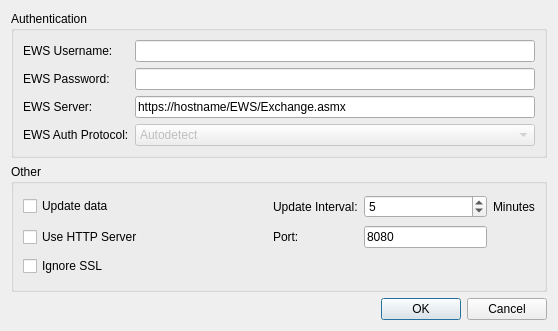
<?xml version="1.0" encoding="UTF-8"?>
<ui version="4.0">
 <class>Preferences_Window</class>
 <widget class="QDialog" name="Preferences_Window">
  <property name="geometry">
   <rect>
    <x>0</x>
    <y>0</y>
    <width>558</width>
    <height>331</height>
   </rect>
  </property>
  <property name="windowTitle">
   <string>Preferences</string>
  </property>
  <layout class="QVBoxLayout" name="verticalLayout">
   <item>
    <widget class="QGroupBox" name="groupBox">
     <property name="title">
      <string>Authentication</string>
     </property>
     <layout class="QGridLayout" name="gridLayout_2">
      <item row="1" column="0">
       <widget class="QLabel" name="lblUsername">
        <property name="text">
         <string>EWS Username:</string>
        </property>
       </widget>
      </item>
      <item row="2" column="0">
       <widget class="QLabel" name="lblPassword">
        <property name="text">
         <string>EWS Password:</string>
        </property>
       </widget>
      </item>
      <item row="2" column="1">
       <widget class="QLineEdit" name="linePassword">
        <property name="text">
         <string/>
        </property>
        <property name="echoMode">
         <enum>QLineEdit::Password</enum>
        </property>
       </widget>
      </item>
      <item row="1" column="1">
       <widget class="QLineEdit" name="lineUsername"/>
      </item>
      <item row="3" column="0">
       <widget class="QLabel" name="lblServer">
        <property name="text">
         <string>EWS Server:</string>
        </property>
       </widget>
      </item>
      <item row="3" column="1">
       <widget class="QLineEdit" name="lineServer">
        <property name="text">
         <string>https://hostname/EWS/Exchange.asmx</string>
        </property>
       </widget>
      </item>
      <item row="4" column="1">
       <widget class="QComboBox" name="comboBox">
        <property name="enabled">
         <bool>false</bool>
        </property>
        <item>
         <property name="text">
          <string>Autodetect</string>
         </property>
        </item>
        <item>
         <property name="text">
          <string>HTTP NTML Authentication</string>
         </property>
        </item>
       </widget>
      </item>
      <item row="4" column="0">
       <widget class="QLabel" name="label">
        <property name="text">
         <string>EWS Auth Protocol:</string>
        </property>
       </widget>
      </item>
     </layout>
    </widget>
   </item>
   <item>
    <widget class="QGroupBox" name="groupBox_2">
     <property name="title">
      <string>Other</string>
     </property>
     <layout class="QGridLayout" name="gridLayout">
      <item row="1" column="5">
       <widget class="QLabel" name="label_2">
        <property name="text">
         <string>Port:</string>
        </property>
       </widget>
      </item>
      <item row="1" column="1">
       <widget class="QCheckBox" name="chkServer">
        <property name="text">
         <string>Use HTTP Server</string>
        </property>
       </widget>
      </item>
      <item row="1" column="4">
       <spacer name="horizontalSpacer_2">
        <property name="orientation">
         <enum>Qt::Horizontal</enum>
        </property>
        <property name="sizeHint" stdset="0">
         <size>
          <width>40</width>
          <height>20</height>
         </size>
        </property>
       </spacer>
      </item>
      <item row="0" column="8">
       <widget class="QLabel" name="lblMinutes">
        <property name="text">
         <string>Minutes</string>
        </property>
       </widget>
      </item>
      <item row="0" column="1">
       <widget class="QCheckBox" name="chkUpdateData">
        <property name="text">
         <string>Update data</string>
        </property>
       </widget>
      </item>
      <item row="0" column="7">
       <widget class="QSpinBox" name="spinInterval">
        <property name="minimum">
         <number>1</number>
        </property>
        <property name="value">
         <number>5</number>
        </property>
       </widget>
      </item>
      <item row="0" column="5">
       <widget class="QLabel" name="lblInterval">
        <property name="text">
         <string>Update Interval:</string>
        </property>
       </widget>
      </item>
      <item row="0" column="4">
       <spacer name="horizontalSpacer">
        <property name="orientation">
         <enum>Qt::Horizontal</enum>
        </property>
        <property name="sizeHint" stdset="0">
         <size>
          <width>40</width>
          <height>20</height>
         </size>
        </property>
       </spacer>
      </item>
      <item row="1" column="7">
       <widget class="QLineEdit" name="linePort">
        <property name="inputMethodHints">
         <set>Qt::ImhFormattedNumbersOnly</set>
        </property>
        <property name="text">
         <string>8080</string>
        </property>
        <property name="maxLength">
         <number>5</number>
        </property>
        <property name="frame">
         <bool>true</bool>
        </property>
       </widget>
      </item>
      <item row="2" column="1">
       <widget class="QCheckBox" name="chkSSL">
        <property name="text">
         <string>Ignore SSL</string>
        </property>
       </widget>
      </item>
     </layout>
    </widget>
   </item>
   <item>
    <widget class="QDialogButtonBox" name="buttonBox">
     <property name="orientation">
      <enum>Qt::Horizontal</enum>
     </property>
     <property name="standardButtons">
      <set>QDialogButtonBox::Cancel|QDialogButtonBox::Ok</set>
     </property>
    </widget>
   </item>
  </layout>
 </widget>
 <tabstops>
  <tabstop>lineUsername</tabstop>
  <tabstop>linePassword</tabstop>
  <tabstop>lineServer</tabstop>
  <tabstop>spinInterval</tabstop>
 </tabstops>
 <resources/>
 <connections>
  <connection>
   <sender>buttonBox</sender>
   <signal>accepted()</signal>
   <receiver>Preferences_Window</receiver>
   <slot>accept()</slot>
   <hints>
    <hint type="sourcelabel">
     <x>248</x>
     <y>254</y>
    </hint>
    <hint type="destinationlabel">
     <x>157</x>
     <y>274</y>
    </hint>
   </hints>
  </connection>
  <connection>
   <sender>buttonBox</sender>
   <signal>rejected()</signal>
   <receiver>Preferences_Window</receiver>
   <slot>reject()</slot>
   <hints>
    <hint type="sourcelabel">
     <x>316</x>
     <y>260</y>
    </hint>
    <hint type="destinationlabel">
     <x>286</x>
     <y>274</y>
    </hint>
   </hints>
  </connection>
 </connections>
</ui>
